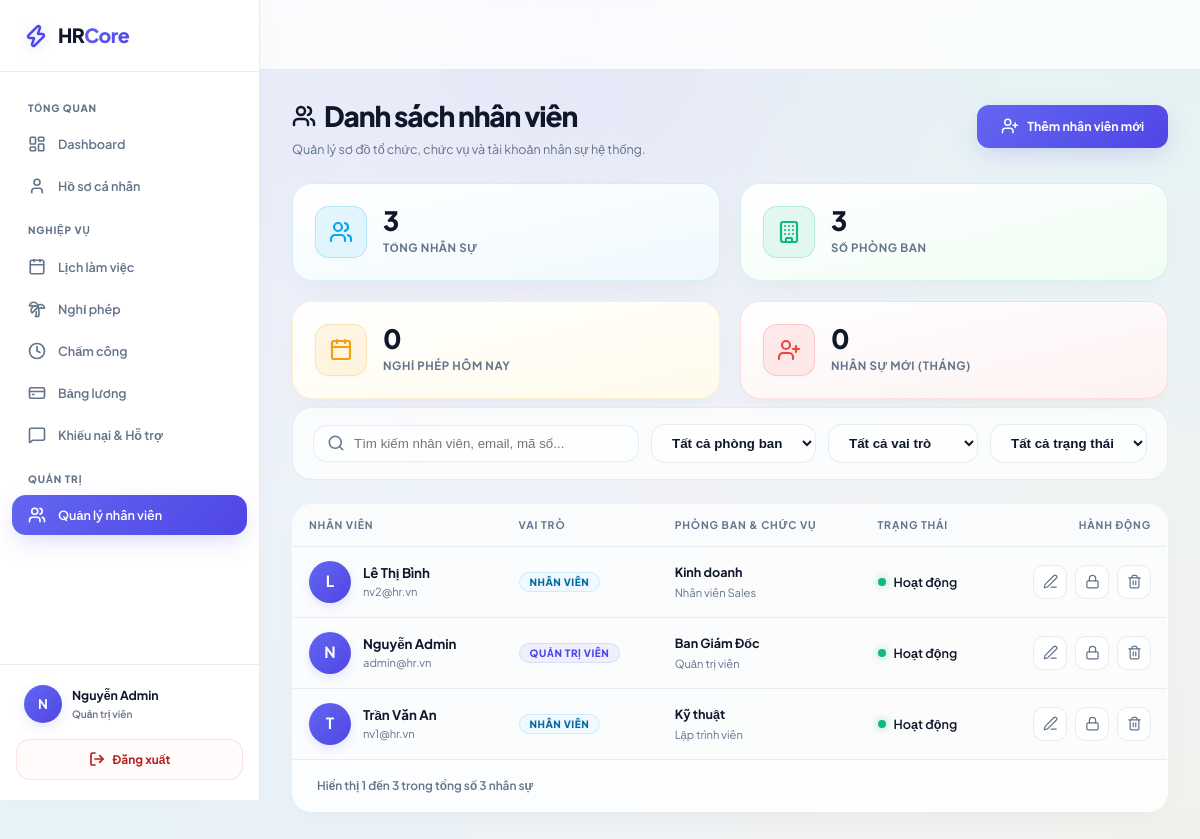
Page /employees (signed in) on the committed database.
### tables this page shows
CREATE TABLE IF NOT EXISTS users (
    id              INT UNSIGNED AUTO_INCREMENT PRIMARY KEY,
    email           VARCHAR(255) NOT NULL UNIQUE,
    password_hash   VARCHAR(255) NOT NULL,
    role            ENUM('ADMIN','EMPLOYEE') NOT NULL DEFAULT 'EMPLOYEE',
    status          ENUM('ACTIVE','INACTIVE','LOCKED') NOT NULL DEFAULT 'ACTIVE',
    employee_code   VARCHAR(20)  NOT NULL UNIQUE,
    full_name       VARCHAR(200) NOT NULL,
    phone           VARCHAR(20),
    date_of_birth   DATE,
    gender          ENUM('MALE','FEMALE','OTHER'),
    department      VARCHAR(100),
    position        VARCHAR(100),
    employment_type ENUM('FULL_TIME','PART_TIME','CONTRACT') DEFAULT 'FULL_TIME',
    base_salary     DECIMAL(15,2) DEFAULT 0,
    hourly_rate     DECIMAL(10,2) DEFAULT 0,
    start_date      DATE,
    last_login_at   DATETIME,
    created_at      DATETIME NOT NULL DEFAULT CURRENT_TIMESTAMP,
    updated_at      DATETIME NOT NULL DEFAULT CURRENT_TIMESTAMP ON UPDATE CURRENT_TIMESTAMP,
    deleted_at      DATETIME,
    INDEX idx_email          (email),
    INDEX idx_employee_code  (employee_code),
    INDEX idx_status         (status)
);

### app/controllers/EmployeeController.php (called while the page is built, shortened)
<?php
require_once APP_PATH . '/core/Controller.php';
require_once APP_PATH . '/models/UserModel.php';
class EmployeeController extends Controller {
    private UserModel         $userModel;
    public function __construct() {
        $this->userModel = new UserModel();
    }
    public function index(): void {
        $page = max(1, (int)$this->get('page', 1));
        $perPage = 20;
        $filters = [
            'q'          => trim($this->get('q', '')),
            'department' => trim($this->get('department', '')),
            'role'       => trim($this->get('role', '')),
            'status'     => trim($this->get('status', '')),
        ];
        $employees = $this->userModel->findFiltered($filters, $page, $perPage);
        $total = $this->userModel->countFiltered($filters);
        $departments = $this->userModel->getDepartments();
        $stats = $this->userModel->getDashboardStats();
        $this->render('employees/index', [
            'employees'   => $employees,
            'total'       => $total,
            'page'        => $page,
            'perPage'     => $perPage,
            'filters'     => $filters,
            'keyword'     => $filters['q'],
            'departments' => $departments,
            'stats'       => $stats,
            'pageCSS'     => 'pages/employees.css',
        ]);
    }
}

### app/core/Router.php (called while the page is built, shortened)
<?php
class Router {
    public function dispatch(): void {
        $uri = parse_url($_SERVER['REQUEST_URI'], PHP_URL_PATH);
        $scriptName = $_SERVER['SCRIPT_NAME'] ?? '';
        $baseDir = dirname($scriptName);
        $baseDir = str_replace('\\', '/', $baseDir);
        if ($baseDir !== '/' && strpos($uri, $baseDir) === 0) {
            $uri = substr($uri, strlen($baseDir));
        }
        $uri = trim($uri, '/');
        $route = $this->resolve($uri);
        [$controllerName, $action, $allowedRoles] = $route;
        $controller = new $controllerName();
        $controller->$action();
    }
    private function resolve(string $uri): ?array {
        if (isset($this->routes[$uri])) {
            return $this->routes[$uri];
        }
        return null;
    }
}

### index.php (called while the page is built, shortened)
<?php
require_once APP_PATH . '/core/Database.php';
require_once APP_PATH . '/core/Controller.php';
require_once APP_PATH . '/core/Model.php';
require_once APP_PATH . '/core/Router.php';
$router = new Router();
$router->dispatch();

### app/core/Database.php (called while the page is built, shortened)
<?php
class Database {
    private static ?PDO $instance = null;
    private static string $host = 'localhost';
    private static string $dbname = 'hr_management';
    private static string $username = 'root';
    private static string $password = '2411';
    private static string $charset = 'utf8mb4';
    public static function getInstance(): PDO {
        if (self::$instance === null) {
            $dsn = "mysql:host=" . self::$host
                 . ";dbname=" . self::$dbname
                 . ";charset=" . self::$charset;
            $options = [
                PDO::ATTR_ERRMODE            => PDO::ERRMODE_EXCEPTION,
                PDO::ATTR_DEFAULT_FETCH_MODE => PDO::FETCH_ASSOC,
                PDO::ATTR_EMULATE_PREPARES   => false,
            ];
            self::$instance = new PDO($dsn, self::$username, self::$password, $options);
        }
        return self::$instance;
    }
}

### app/core/Model.php (called while the page is built, shortened)
<?php
abstract class Model {
    protected PDO $db;
    public function __construct() {
        $this->db = Database::getInstance();
    }
    protected function query(string $sql, array $params = []): array {
        $stmt = $this->db->prepare($sql);
        $stmt->execute($params);
        return $stmt->fetchAll();
    }
    protected function queryOne(string $sql, array $params = []): ?array {
        $stmt = $this->db->prepare($sql);
        $stmt->execute($params);
        $row = $stmt->fetch();
        return $row === false ? null : $row;
    }
    protected function count(string $table, string $where = '1=1', array $params = []): int {
        $row = $this->queryOne("SELECT COUNT(*) AS cnt FROM {$table} WHERE {$where}", $params);
        return (int) ($row['cnt'] ?? 0);
    }
}

### app/models/UserModel.php (called while the page is built, shortened)
<?php
require_once APP_PATH . '/core/Model.php';
class UserModel extends Model {
    public function countAll(): int {
        return $this->count('users', 'deleted_at IS NULL');
    }
    public function findFiltered(array $filters, int $page = 1, int $perPage = 20): array {
        $offset = ($page - 1) * $perPage;
        $sql = "SELECT id, employee_code, full_name, email, role, status, department,
                       position, employment_type, start_date, created_at
                FROM users
                WHERE deleted_at IS NULL";
        $params = [];
        $sql .= " ORDER BY full_name LIMIT ? OFFSET ?";
        $params[] = $perPage;
        $params[] = $offset;
        return $this->query($sql, $params);
    }
    public function countFiltered(array $filters): int {
        $sql = "SELECT COUNT(*) AS count FROM users WHERE deleted_at IS NULL";
        $params = [];
        $res = $this->queryOne($sql, $params);
        return (int)($res['count'] ?? 0);
    }
    public function getDashboardStats(): array {
        $totalStaff = $this->countAll();
        $deptResult = $this->queryOne(
            "SELECT COUNT(DISTINCT department) AS count FROM users WHERE deleted_at IS NULL AND department IS NOT NULL AND department != ''"
        );
        $totalDepts = (int)($deptResult['count'] ?? 0);
        $leaveResult = $this->queryOne(
            "SELECT COUNT(DISTINCT employee_id) AS count FROM leave_requests WHERE status = 'APPROVED' AND CURRENT_DATE() BETWEEN start_date AND end_date"
        );
        $onLeave = (int)($leaveResult['count'] ?? 0);
        $hiresResult = $this->queryOne(
            "SELECT COUNT(*) AS count FROM users WHERE deleted_at IS NULL AND start_date >= DATE_FORMAT(CURRENT_DATE(), '%Y-%m-01')"
        );
        $newHires = (int)($hiresResult['count'] ?? 0);
        return [
            'total_staff' => $totalStaff,
            'total_departments' => $totalDepts,
            'on_leave' => $onLeave,
            'new_hires' => $newHires
        ];
    }
}

### app/views/employees/index.php (the view, shortened to what this page needs)
<?php
$statusMap = [
    'ACTIVE' => 'Hoạt động',
    'LOCKED' => 'Tạm khóa'
];
$roleMap = [
    'ADMIN' => 'Quản trị viên',
    'EMPLOYEE' => 'Nhân viên'
];
$startEntry = ($page - 1) * $perPage + 1;
$endEntry = min($page * $perPage, $total);
?>
<div class="page-header" style="flex-direction: row; justify-content: space-between; align-items: center; margin-bottom: 24px; flex-wrap: wrap; gap: 16px;">
    <div>
        <h1 class="page-title" style="display: flex; align-items: center; gap: 8px;">
            <i data-lucide="users" class="header-icon" style="stroke-width: 2.5px;"></i> Danh sách nhân viên
        </h1>
        <p class="page-subtitle">Quản lý sơ đồ tổ chức, chức vụ và tài khoản nhân sự hệ thống.</p>
    </div>
    <a href="<?= BASE_URL ?>/employees/create" class="btn btn-primary" style="padding: 12px 24px; border-radius: 12px;">
        <i data-lucide="user-plus" style="width: 18px; height: 18px"></i> Thêm nhân viên mới
    </a>
</div>
<div class="stats-grid mb-4">
    <div class="stat-card stat-blue">
        <div class="stat-icon">
            <i data-lucide="users" style="color:var(--info); stroke-width: 2.2px;"></i>
        </div>
        <div class="stat-body">
            <div class="stat-value"><?= number_format($stats['total_staff'] ?? 0) ?></div>
            <div class="stat-label">Tổng nhân sự</div>
        </div>
    </div>
    <div class="stat-card stat-green">
        <div class="stat-icon">
            <i data-lucide="building" style="color:var(--success); stroke-width: 2.2px;"></i>
        </div>
        <div class="stat-body">
            <div class="stat-value"><?= number_format($stats['total_departments'] ?? 0) ?></div>
            <div class="stat-label">Số phòng ban</div>
        </div>
    </div>
    <div class="stat-card stat-orange">
        <div class="stat-icon">
            <i data-lucide="calendar" style="color:var(--warning); stroke-width: 2.2px;"></i>
        </div>
        <div class="stat-body">
            <div class="stat-value"><?= number_format($stats['on_leave'] ?? 0) ?></div>
            <div class="stat-label">Nghỉ phép hôm nay</div>
        </div>
    </div>
    <div class="stat-card stat-red">
        <div class="stat-icon">
            <i data-lucide="user-plus" style="color:var(--danger); stroke-width: 2.2px;"></i>
        </div>
        <div class="stat-body">
            <div class="stat-value"><?= number_format($stats['new_hires'] ?? 0) ?></div>
            <div class="stat-label">Nhân sự mới (Tháng)</div>
        </div>
    </div>
</div>
<form method="GET" action="<?= BASE_URL ?>/employees" id="filterForm">
    <div class="filter-row">
        <div class="filter-search-group">
            <i data-lucide="search" class="filter-search-icon"></i>
            <input type="text" id="liveSearch" name="q" value="<?= htmlspecialchars($filters['q'] ?? '') ?>" placeholder="Tìm kiếm nhân viên, email, mã số..." class="filter-search-input" autocomplete="off">
        </div>
        <select name="department" class="filter-select" onchange="document.getElementById('filterForm').submit()">
            <option value="">Tất cả phòng ban</option>
        </select>
        <select name="role" class="filter-select" onchange="document.getElementById('filterForm').submit()">
            <option value="">Tất cả vai trò</option>
        </select>
        <select name="status" class="filter-select" onchange="document.getElementById('filterForm').submit()">
            <option value="">Tất cả trạng thái</option>
        </select>
    </div>
</form>
<div class="table-card">
    <table class="table">
        <thead>
            <tr>
                <th>Nhân viên</th>
                <th>Vai trò</th>
                <th>Phòng ban & Chức vụ</th>
                <th>Trạng thái</th>
                <th class="text-right">Hành động</th>
            </tr>
        </thead>
        <tbody>
            <?php if (empty($employees)): ?>
                <tr>
                    <td colspan="5" class="text-center" style="padding: 48px 16px; color: var(--text-muted);">
                        <i data-lucide="users-round" style="width: 48px; height: 48px; stroke-width: 1.5; color: var(--text-muted); opacity: 0.5; margin-bottom: 12px;"></i>
                        <p style="font-weight: 600; font-size: 1rem;">Không tìm thấy nhân viên nào</p>
                        <p style="font-size: 0.85rem; margin-top: 4px;">Thử thay đổi từ khóa hoặc bộ lọc của bạn.</p>
                    </td>
                </tr>
            <?php else: ?>
                <?php foreach ($employees as $emp): ?>
                    <tr id="emp-row-<?= $emp['id'] ?>">
                        <td>
                            <div class="emp-column">
                                <div class="emp-avatar">
                                    <?= strtoupper(mb_substr($emp['full_name'], 0, 1)) ?>
                                </div>
                                <div class="emp-info">
                                    <span class="emp-name"><?= htmlspecialchars($emp['full_name']) ?></span>
                                    <span class="emp-email"><?= htmlspecialchars($emp['email']) ?></span>
                                </div>
                            </div>
                        </td>
                        <td>
                            <span class="badge badge-<?= strtolower($emp['role']) ?>">
                                <?= $roleMap[$emp['role']] ?? $emp['role'] ?>
                            </span>
                        </td>
                        <td>
                            <div class="dept-title"><?= htmlspecialchars($emp['department'] ?? 'Chưa phân bổ') ?></div>
                            <div class="dept-subtitle"><?= htmlspecialchars($emp['position'] ?? 'Chưa có chức danh') ?></div>
                        </td>
                        <td>
                            <div class="status-dot-container" id="status-cell-<?= $emp['id'] ?>">
                                <span class="status-dot <?= $emp['status'] === 'ACTIVE' ? 'active' : 'inactive' ?>"></span>
                                <span><?= $statusMap[$emp['status']] ?? $emp['status'] ?></span>
                            </div>
                        </td>
                        <td class="text-right">
                            <div class="action-btn-group" style="justify-content: flex-end;">
                                <a href="<?= BASE_URL ?>/employees/edit?id=<?= $emp['id'] ?>" class="action-icon-btn" title="Chỉnh sửa">
                                    <i data-lucide="edit-3" style="width:15px;height:15px"></i>
                                </a>
                                <button type="button"
                                    class="action-icon-btn btn-ajax-toggle"
                                    data-id="<?= $emp['id'] ?>"
                                    data-status="<?= $emp['status'] ?>"
                                    title="<?= $emp['status'] === 'ACTIVE' ? 'Khóa tài khoản' : 'Mở khóa tài khoản' ?>">
                                    <i data-lucide="<?= $emp['status'] === 'ACTIVE' ? 'lock' : 'unlock' ?>" style="width:15px;height:15px"></i>
                                </button>
                                <form method="POST" action="<?= BASE_URL ?>/employees/delete" style="display:inline" onsubmit="return confirm('Bạn có chắc chắn muốn xóa nhân viên này khỏi hệ thống? Hành động này không thể hoàn tác!')">
                                    <button type="submit" class="action-icon-btn delete" title="Xóa nhân viên">
                                        <i data-lucide="trash-2" style="width:15px;height:15px"></i>
                                    </button>
                                </form>
                            </div>
                        </td>
                    </tr>
                <?php endforeach; ?>
            <?php endif; ?>
        </tbody>
    </table>
    <div class="table-footer">
        <div class="table-footer-text">
            Hiển thị <?= $startEntry ?> đến <?= $endEntry ?> trong tổng số <?= $total ?> nhân sự
        </div>
    </div>
</div>

### rows in the picture
users: full_name "L", full_name "Lê Thị Bình", email "nv2@hr.vn", role "NHÂN VIÊN", department "Kinh doanh", position "Nhân viên Sales", status "Hoạt động"
users: full_name "N", full_name "Nguyễn Admin", email "admin@hr.vn", role "QUẢN TRỊ VIÊN", department "Ban Giám Đốc", position "Quản trị viên", status "Hoạt động"
users: full_name "T", full_name "Trần Văn An", email "nv1@hr.vn", role "NHÂN VIÊN", department "Kỹ thuật", position "Lập trình viên", status "Hoạt động"

### other values in the picture
mb_substr(Session::get('user_name', 'U'), 0, 1) "N"
Session::get('user_name', '') "Nguyễn Admin"
$stats['total_staff'] "3"
$stats['total_departments'] "3"
$stats['on_leave'] "0"
$stats['new_hires'] "0"
$startEntry "1"
$endEntry "3"
$total "3"
